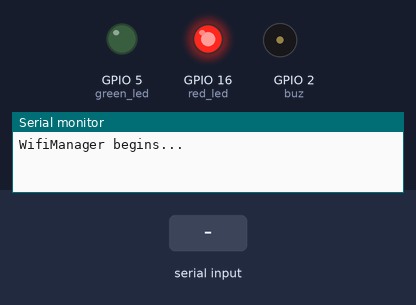
This sketch was run on a simulated ESP8266 (NodeMCU). On the bench: output pins drawn as LEDs (lit = HIGH), buzzer (waves = sounding, pin HIGH), the last lines printed to the serial monitor. The test bench sets the inputs (shaded band). WiFi joins after 1.5 s; servers stay silent unless stated; uploads are accepted with an empty reply.

Above: at 0.1 s.
At 2.7 s:
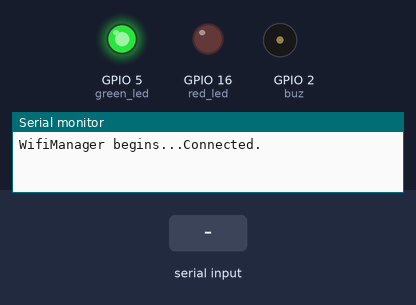
2.8 s: "1" received over the second serial link
Timing chart, 0 to 5.8 s (numbered marks = the images above; inputs shaded):
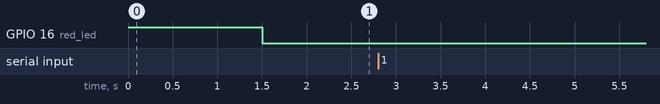

The sketch:

iotforV1.0.1.ino
```cpp
#include <ESP8266WiFi.h>
#include <DNSServer.h>
#include <ESP8266WebServer.h>
#include <WiFiManager.h>
#include <ESP8266HTTPClient.h>
#include <ArduinoJson.h>
#include<SoftwareSerial.h>
#include<WiFiClient.h>

SoftwareSerial dack(12,13);//rx,tx d6 , d7
WiFiManager wifiManager;
HTTPClient http;
WiFiClient client;
void setup(){
  pinMode(5,OUTPUT);//green led...
  pinMode(16,OUTPUT);//red led...
  digitalWrite(16,HIGH);
  pinMode(LED_BUILTIN,OUTPUT);
  digitalWrite(LED_BUILTIN,LOW);
  Serial.begin(9600);
  dack.begin(9600);
Reconnect:
  Serial.print("WifiManager begins...");
  wifiManager.autoConnect("Schoolie Cambus","admin");
  digitalWrite(16,LOW);
  digitalWrite(5,HIGH);
  Serial.println("Connected.");
}

void loop(){
     while(WiFi.status()==WL_CONNECTED){
      digitalWrite(16,LOW);
      digitalWrite(5,HIGH);
      iot_pipeline();
      if(WiFi.status()!=WL_CONNECTED){
        digitalWrite(16,HIGH);
        digitalWrite(5,LOW);
        int buz=2;
        for (int i=0;i<3;i++){
        digitalWrite(buz,HIGH);
        delay(200);
        digitalWrite(buz,LOW);
        delay(100);
        }
        Serial.println("this is from inside the loop if condition");
        wifiManager.autoConnect("Schoolie Cambus","admin");
      }


     }
     }


void iot_pipeline(){
  String dackvalue="";
  while(dack.available()){
    Serial.println("I AM RECIEVING");
    delay(10);
    int _temp=dack.read();
    Serial.println(_temp);
    dackvalue.concat(_temp);
    dackvalue.concat(",");
    }
  dackvalue.remove((dackvalue.length())-1);
  Serial.println(dackvalue);
  String request="http://asvsharma.ml/SchoolieCambus/checkrfid.php?rfid=";
if(dackvalue.length()>0){
  Serial.println(request+dackvalue);
  http.begin(request+dackvalue);
  int httpCode;
  httpCode = http.GET();
  Serial.println(httpCode);
  String response = http.getString();
  Serial.println(response);
  dack.println(response);
 }
}
```
